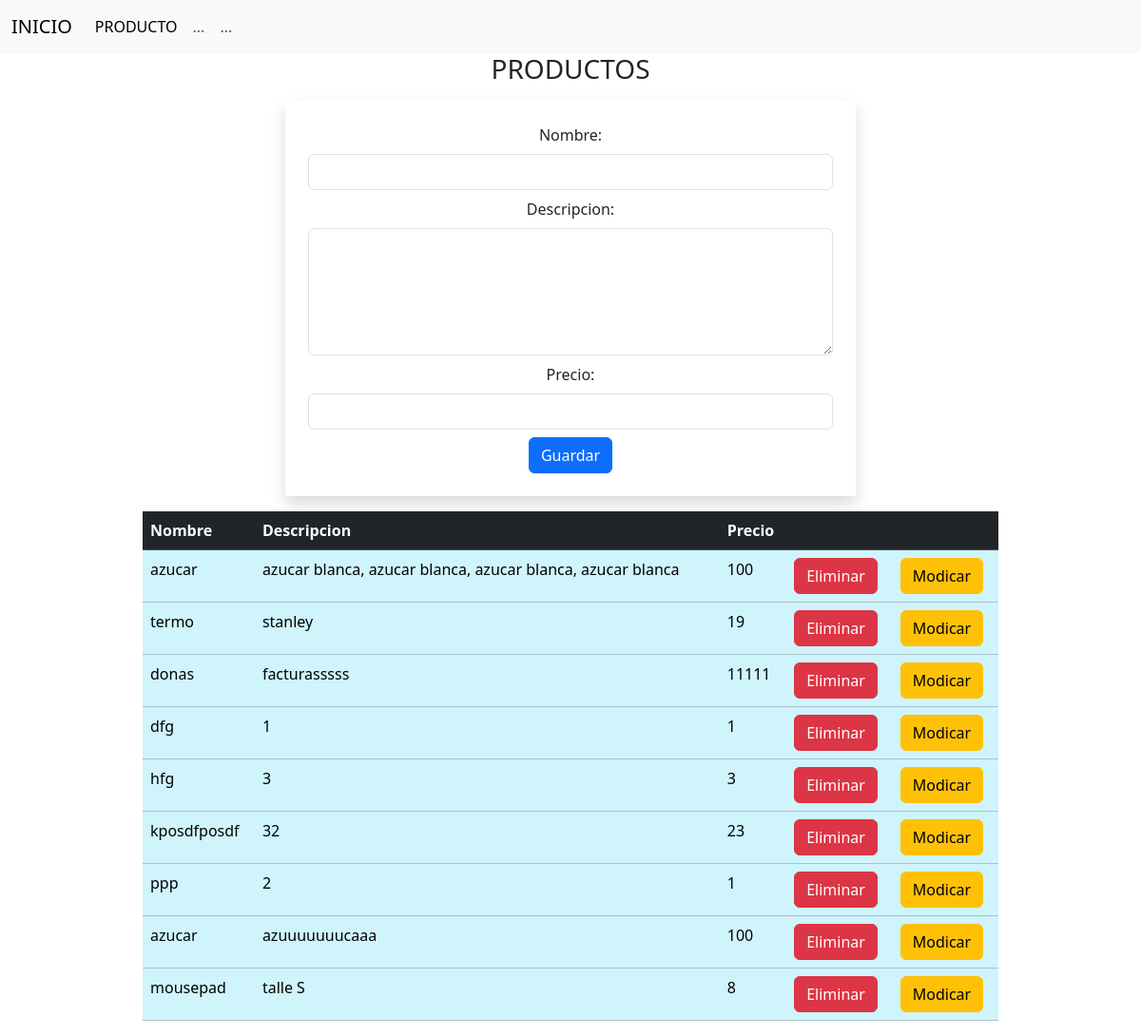
The page /producto/ on the database its author committed.
### core/models.py (models this page shows, shortened)
class Producto(models.Model):
    nombre = models.CharField(max_length=30)
    precio = models.IntegerField()
    descripcion = models.CharField(max_length=100)

### core/views.py (the view)
# urls.py: path('producto/', views.producto, name='consultar'),
def producto(request):
    productos = Producto.objects.all()
    return render(request, 'core/producto.html', {
        'productos': productos
        })

### core/templates/core/producto.html (shortened to what this page needs)
{% extends 'core/padre.html' %}
{% block content %}
<h3 class="text-center">PRODUCTOS </h3>
<form class="w-50 shadow mx-auto p-4 m-3 text-center" method="post" action="{% url 'core:guardar' %}">
    Nombre:<input type="text" name="nombre" class="form-control my-2" required>
    Descripcion: <textarea name="descripcion" class="form-control my-2" cols="30" rows="5"></textarea>
    Precio:<input type="number" name="precio" class="form-control my-2" required>
    <input type="submit" value="Guardar" class="btn btn-primary">
</form>
<table class="table table-info w-75 mx-auto">
    <tr class="table table-dark">
        <th>Nombre</th>
        <th>Descripcion</th>
        <th>Precio</th>
        <th colspan="2"></th>
    </tr>
    {% for producto in productos %}
    <tr>
        <td>{{producto.nombre}}</td>
        <td>{{producto.descripcion}}</td>
        <td>{{producto.precio}}</td>
        <td>
            <form action="{% url 'core:eliminar' producto.id %}" method="post">
                <button class="btn btn-danger" onclick="return confirm('Eliminar el producto seleccionado?')">
                    Eliminar
                </button>
            </form>
        </td>
        <td>
            <form action="{% url 'core:detalle' producto.id %}" method="post">
                <button class="btn btn-warning" >
                    Modicar
                </button>
            </form>
        </td>
    </tr>
    {% endfor %}
</table>
{% endblock content %}

### core/templates/core/padre.html (shortened to what this page needs)
<!DOCTYPE html>
<html lang="en">
<head>
    <link rel="stylesheet" href="https://cdn.jsdelivr.net/npm/bootstrap@5.3.2/dist/css/bootstrap.min.css">
    <link rel="stylesheet" href="<link rel="stylesheet" href="https://cdnjs.cloudflare.com/ajax/libs/font-awesome/6.5.1/css/all.min.css" />
</head>
<body>
    <nav class="navbar navbar-expand-lg bg-body-tertiary">
        <div class="container-fluid">
          <a class="navbar-brand" href="{% url 'core:index' %}">INICIO</a>
          <div class="collapse navbar-collapse" id="navbarNavAltMarkup">
            <div class="navbar-nav">
              <a class="nav-link active" aria-current="page" href="{% url 'core:consultar' %}">PRODUCTO</a>
              <a class="nav-link" href="#">...</a>
              <a class="nav-link" href="#">...</a>
            </div>
          </div>
        </div>
      </nav>
      {% block content %}
      {% endblock content %}
</body>
</html>

### rows shown on the page
Producto: nombre "azucar", descripcion "azucar blanca, azucar blanca, azucar blanca, azucar blanca", precio "100"
Producto: nombre "termo", descripcion "stanley", precio "19"
Producto: nombre "donas", descripcion "facturasssss", precio "11111"
Producto: nombre "dfg", descripcion "1", precio "1"
Producto: nombre "hfg", descripcion "3", precio "3"
Producto: nombre "kposdfposdf", descripcion "32", precio "23"
Producto: nombre "ppp", descripcion "2", precio "1"
Producto: nombre "azucar", descripcion "azuuuuuuucaaa", precio "100"
Producto: nombre "mousepad", descripcion "talle S", precio "8"
